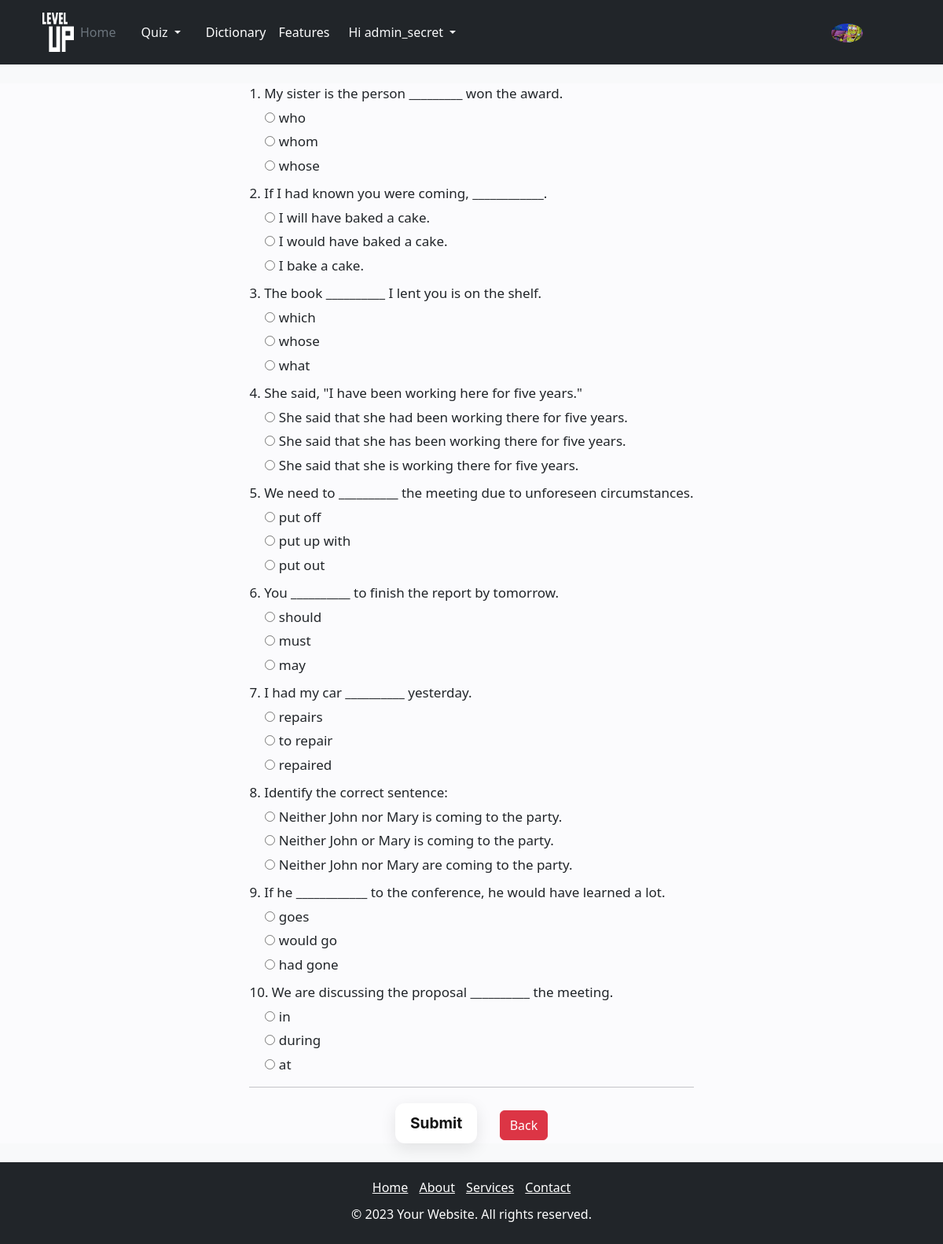
/category/1/ (signed in), run on the app's committed database.
### quiz_app/models.py (models this page shows, shortened)
class Profile(models.Model):
    user = models.OneToOneField(User, on_delete=models.CASCADE, verbose_name='User')
    photo = models.ImageField(upload_to='profiles/', blank=True, null=True, verbose_name='Photo')
    phone_number = models.CharField(max_length=30, blank=True, null=True, verbose_name='Phone number')
    about_user = models.CharField(max_length=100, blank=True, null=True, verbose_name='About user')
    points = models.IntegerField(default=0, null=True)
    modified_at = models.DateTimeField(auto_now=True)
    def get_photo_user(self):
        try:
            return self.photo.url
        except:
            return 'https://thunderbird-mozilla.ru/images/big-images/kak-dobavit-uchetnuyu-zapis-v-mozilla-thunderbird/kak-dobavit-uchetnuyu-zapis-v-mozilla-thunderbird.jpg'

class Question(models.Model):
    category = models.ForeignKey(Category, on_delete=models.CASCADE, related_name='choices')
    question = models.CharField(verbose_name="question", max_length=250)
    modified_at = models.DateTimeField(auto_now=True)

class Choice(models.Model):
    question = models.ForeignKey(Question, on_delete=models.CASCADE)
    choice = models.CharField(verbose_name="choice", max_length=100)
    is_correct = models.BooleanField(default=False, verbose_name="Right answer")
    position = models.IntegerField(verbose_name="position")
    modified_at = models.DateTimeField(auto_now=True)
    class Meta:
        unique_together = [
            ("question", "choice"),
            ("question", "position")
        ]
        ordering = ("position",)

### quiz_app/views.py (the view)
# urls.py: path('category/<int:pk>/', get_questions, name='category'),
def get_questions(request, pk):
    questions = Question.objects.filter(category_id=pk)
    categories = Category.objects.all()
    choices = Choice.objects.all()
    if request.user.is_authenticated:
        profile = Profile.objects.get(pk=request.user.pk)
    else:
        profile = Profile.objects.all()
    context = {
        'questions': questions,
        'choices': choices,
        'categories': categories,
        'profile': profile,
    }
    return render(request, 'quiz_app/get_questions.html', context)

### quiz_app/templates/quiz_app/get_questions.html (shortened to what this page needs)
{% extends 'base.html' %}
{% load static %}
{% block main %}
<div class="quiz-container text-dark">
    <form action="{% url 'quiz_results'%}" method="post">
        {% for question in questions %}
        <div class="question">
            <p>{{ forloop.counter }}. {{ question.question }}</p>
            <div class="choices-container">
                {% for choice in choices %}
                {% if choice.question_id == question.id %}
                <div class="choice">
                    <input type="radio" id="choice{{ choice.id }}" name="question{{ question.id }}"
                           value="{{ choice.id }}">
                    <label for="choice{{ choice.id }}">{{ choice.choice }}</label>
                </div>
                {% endif %}
                {% endfor %}
            </div>
        </div>
        {% endfor %}
        <hr>
        <div class="button-test">
            <button class="button-35" type="submit">Submit</button>
                <a href="{% url 'index' %}" class="btn btn-danger ms-4">Back</a>
        </div>
    </form>
</div>
{% endblock %}

### templates/base.html (shortened to what this page needs)
{% load static %}
<!doctype html>
<html lang="en">
<head>
    <link href="https://cdn.jsdelivr.net/npm/bootstrap@5.3.1/dist/css/bootstrap.min.css" rel="stylesheet"
>
    <link rel="stylesheet" href="{% static 'quiz_app/css/style.css' %}">
</head>
<body class="bg-light">
<header class="p-3 bg-dark text-white">
    <div class="container">
        <div class="container d-flex flex-wrap align-items-center justify-content-center justify-content-lg-start">
            <a href="{% url 'index' %}" class="d-flex align-items-center mb-2 mb-lg-0 text-white text-decoration-none ">
                <img src="{% static 'quiz_app/images/level-up_black.png' %}" alt="" height="50px" width="40px">
            </a>
            {% if request.user.is_authenticated %}
            <ul class="nav  col-12 col-lg-auto me-lg-auto mb-2 justify-content-center mb-md-0">
                <li><a href="{% url 'index' %}" class="nav-link px-2 text-secondary">Home</a></li>
                <li class="nav-item px-2  ">
                    <a class="nav-link dropdown-toggle text-light" href="#" role="button" data-bs-toggle="dropdown"
                       aria-expanded="false">
                        Quiz
                    </a>
                </li>
                <li><a href="{% url 'search_bar' %}" class="nav-link px-2 text-white">Dictionary</a></li>
                <li><a href="#" class="nav-link px-2 text-white">Features</a></li>
                <li class="nav-item dropdown">
                    <a class="nav-link dropdown-toggle text-light" href="#" role="button" data-bs-toggle="dropdown"
                       aria-expanded="false">
                        Hi {{ request.user.username }}
                    </a>
                </li>
            </ul>
            <div class="text-end mx-4 ">
                <a class="me-4" href="{% url 'profile' request.user.pk %}">
                    <img src="{{ profile.get_photo_user }}" alt="Admin" class="rounded-circle" width="40">
                </a>
            </div>
            {% endif %}
        </div>
    </div>
</header>
<br>
<main class="main_con">
    {% block main%}
    {% endblock main%}
</main>
<br>
<div class="foot navbar-expand-lg bg-dark navbar-dark">
    <footer>
        <nav>
            <ul class="footer-menu">
                <li><a href="{% url 'index' %}">Home</a></li>
                <li><a href="{% url 'about_us' %}">About</a></li>
                <li><a href="#">Services</a></li>
                <li><a href="#">Contact</a></li>
            </ul>
        </nav>
        <p class="pi">&copy; 2023 Your Website. All rights reserved.</p>
    </footer>
</div>
</body>
</html>

### quiz_app/static/quiz_app/css/style.css (style rules this page uses)
body { margin: 0; padding: 0; display: flex; flex-direction: column; min-height: 100vh; background: #fbfbfd; }
main { flex: 1; background: #fbfbfd; }
footer { background-color: #212529; padding: 10px; text-align: center; margin-top: auto; position: sticky; bottom: 0; }
.quiz-container { text-align: center; }
.question { margin-bottom: 40px; font-size: 17px; }
.button-35 { align-items: center; background-color: #fff; border-radius: 12px; box-shadow: transparent 0 0 0 3px, rgba(18, 18, 18, .1) 0 6px 20px; box-sizing: border-box; color: #121212; cursor: pointer; display: inline-flex; flex: 1 1 auto; font-family: Inter, sans-serif; font-size: 1.2rem; font-weight: 700; justify-content: center; line-height: 1; margin: 0; outline: none; padding: 1rem 1.2rem; text-align: center; text-decoration: none; transition: box-shadow .2s, -webkit-box-shadow .2s; white-space: nowrap; border: 0; user-select: none; -webkit-user-select: none; touch-action: manipulation; }
.footer-menu { flex-grow: 1; list-style: none; padding: 0; margin: 10px 0; }
.footer-menu li { display: inline-block; margin-right: 10px; }
.footer-menu li:last-child { margin-right: 0; }
.footer-menu a { color: white; }
p.pi { color: white; }
.main_con { min-height: 700px }

### quiz_app/templates/quiz_app/get_questions.html (style rules this page uses)
.quiz-container { display: flex; flex-direction: column; align-items: center; }
.question { text-align: left; margin-bottom: 10px; }
.question p { margin-bottom: 5px; }
.choices-container { margin-left: 20px; }
.choice { margin-bottom: 5px; }
.button-test { margin-top: 20px; }

### data on the page
Profile: get_photo_user (picture)
Question: question "My sister is the person _________ won the award."
Choice: choice "who"
Choice: choice "whom"
Choice: choice "whose"
Question: question "If I had known you were coming, ____________."
Choice: choice "I will have baked a cake."
Choice: choice "I would have baked a cake."
Choice: choice "I bake a cake."
Question: question "The book __________ I lent you is on the shelf."
Choice: choice "which"
Choice: choice "whose"
Choice: choice "what"
Question: question "She said, \"I have been working here for five years.\""
Choice: choice "She said that she had been working there for five years."
Choice: choice "She said that she has been working there for five years."
Choice: choice "She said that she is working there for five years."
Question: question "We need to __________ the meeting due to unforeseen circumstances."
Choice: choice "put off"
Choice: choice "put up with"
Choice: choice "put out"
Question: question "You __________ to finish the report by tomorrow."
Choice: choice "should"
Choice: choice "must"
Choice: choice "may"
Question: question "I had my car __________ yesterday."
Choice: choice "repairs"
Choice: choice "to repair"
Choice: choice "repaired"
Question: question "Identify the correct sentence:"
Choice: choice "Neither John nor Mary is coming to the party."
Choice: choice "Neither John or Mary is coming to the party."
Choice: choice "Neither John nor Mary are coming to the party."
Question: question "If he ____________ to the conference, he would have learned a lot."
Choice: choice "goes"
Choice: choice "would go"
Choice: choice "had gone"
Question: question "We are discussing the proposal __________ the meeting."
Choice: choice "in"
Choice: choice "during"
Choice: choice "at"

### other printed values
{{ request.user.username }} "admin_secret"
